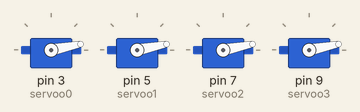
The sketch below on a simulated Arduino Uno, built with avr-gcc and run on an emulated ATmega328P. Parts: 4 × servo. At 2.2 s the program stops and its outputs stay as they are.

Above: at 0.15 s.
At 0.76 s:
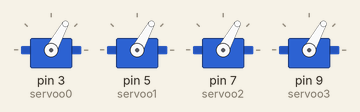
At 1.38 s:
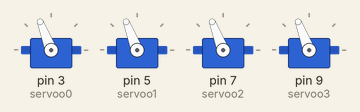
At 2.3 s:
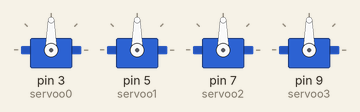
Timing chart, 0 to 3.7 s (numbered marks = the images above):
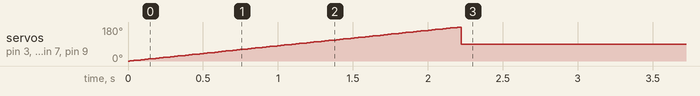

Measured:
- by itself, servo on pin 3 (servoo0), servo on pin 5 (servoo1), servo on pin 7 (servoo2), servo on pin 9 (servoo3): rises from 0° to 179° in 2.2 s, then falls to 90° in 0.02 s

The sketch:

servo_walking_motion_base.ino
```cpp
// ryoof almalki

#include <Servo.h>

Servo servoo0;
Servo servoo1;
Servo servoo2;
Servo servoo3;

void setup() {
  servoo0.attach(3);
  servoo1.attach(5);
  servoo2.attach(7);
  servoo3.attach(9);
}

void loop() {

  for (int pos = 0; pos <= 180; pos++) {
    servoo0.write(pos);
    servoo1.write(pos);
    servoo2.write(pos);
    servoo3.write(pos);
    delay(12);
  }


  servoo0.write(90);
  servoo1.write(90);
  servoo2.write(90);
  servoo3.write(90);


  while (true);
}
```
